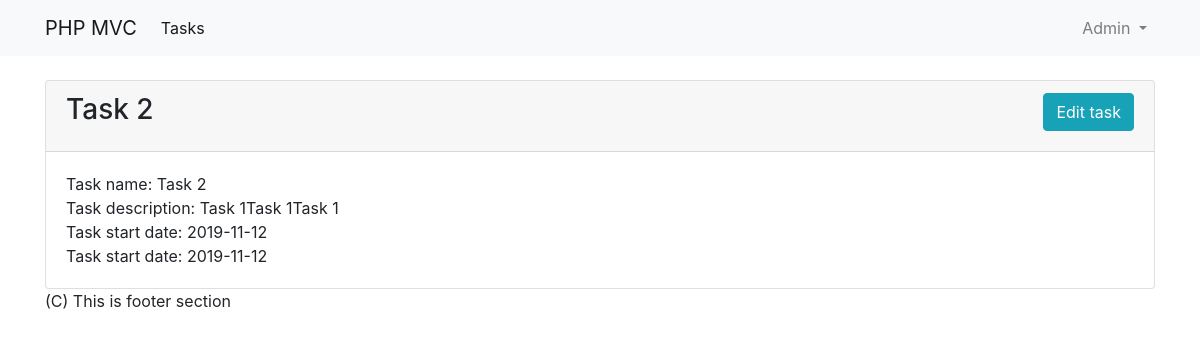
The page /task/show/13 (signed in) on the database its author committed.
### tables this page shows
CREATE TABLE `tasks` (
  `id` int(11) NOT NULL,
  `name` text NOT NULL,
  `description` text NOT NULL,
  `status` int(11) NOT NULL,
  `start_date` timestamp NOT NULL DEFAULT CURRENT_TIMESTAMP ON UPDATE CURRENT_TIMESTAMP,
  `end_date` timestamp NOT NULL DEFAULT CURRENT_TIMESTAMP,
  `user_id` int(11) NOT NULL,
  `created_at` timestamp NOT NULL DEFAULT CURRENT_TIMESTAMP,
  `updated_at` timestamp NOT NULL DEFAULT CURRENT_TIMESTAMP
);

### libs/View.php (called while the page is built, shortened)
<?php
class View {
    public function render($name, $data = []) {
        require 'views/header.php';
        require 'Views/' . $name . '.php';
        require 'views/footer.php';
    }
}

### Controllers/task.php (called while the page is built, shortened)
<?php
class Task extends Controller {
    public function show($id) {
        $task = $this->model->getTaskByID($id);
        $this->view->render('task/show', [
            'task' => $task,
        ]);
    }
}

### index.php (called while the page is built, shortened)
<?php
require 'libs/View.php';
require 'libs/Controller.php';
require 'libs/Model.php';
$app = new Bootstrap();

### libs/Model.php (called while the page is built)
<?php
class Model {
    public function __construct() {
        $this->db = new Database();
    }
}

### Models/task_model.php (called while the page is built, shortened)
<?php
class Task_Model extends Model {
    public function getTaskByID($id) {
        $sth = $this->db->prepare("SELECT *FROM tasks WHERE id=:id");
        $sth->setFetchMode(PDO::FETCH_ASSOC);
        $sth->execute([
            'id' => $id,
        ]);
        return $sth->fetch();
    }
}

### libs/Controller.php (called while the page is built, shortened)
<?php
class Controller {
    public function load_model($model_name) {
        $path = 'Models/' . $model_name . '_model.php';
        if (file_exists($path)) {
            $this->model = new $modelName();
        }
    }
}

### Views/task/show.php (the view)
<div class="card">
    <div class="card-header">
        <h3 class="card-title" style="float: left;"><?php echo $data['task']['name']; ?></h3>
        <div class="card-tools" style="float: right">
            <a href="<?php echo URL ?>task/edit/<?php echo $data['task']['id'] ?>" class="btn btn-info">Edit task</a>
        </div>
    </div>
    <div class="card-body">
        <div class="task task-name">
            Task name: <?php echo $data['task']['name']; ?>
        </div>
        <div class="task task-description">
            Task description: <?php echo $data['task']['description']; ?>
        </div>
        <div class="task task-start_date">
            Task start date: <?php echo explode(' ', $data['task']['start_date'])[0]; ?>
        </div>
        <div class="task task-end_date">
            Task start date: <?php echo explode(' ', $data['task']['end_date'])[0]; ?>
        </div>
    </div>
</div>

### rows shown on the page
tasks: name "Task 2", description "Task 1Task 1Task 1", start_date "2019-11-12", end_date "2019-11-12"
